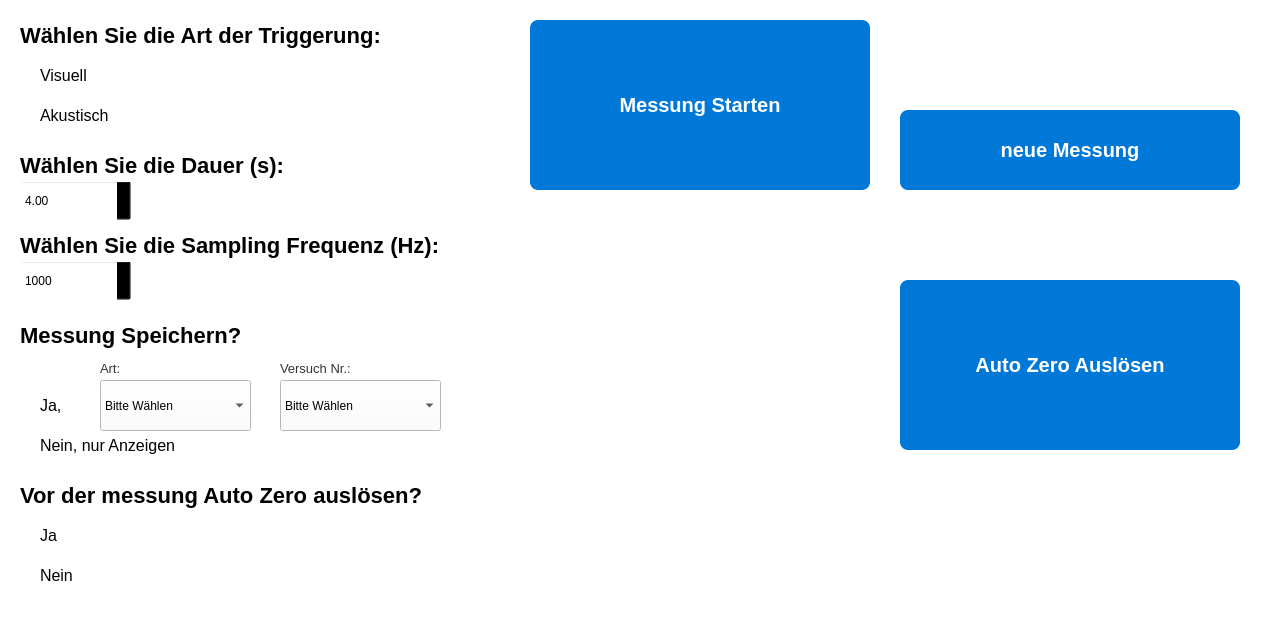
      <widget class="QWidget" name="Steuerung">
       <property name="font">
        <font>
         <pointsize>10</pointsize>
        </font>
       </property>
       <property name="styleSheet">
        <string notr="true">background-color: rgb(255, 255, 255);</string>
       </property>
       <attribute name="title">
        <string>Steuerung</string>
       </attribute>
       <widget class="QFrame" name="frame">
        <property name="geometry">
         <rect>
          <x>0</x>
          <y>0</y>
          <width>1271</width>
          <height>631</height>
         </rect>
        </property>
        <property name="styleSheet">
         <string notr="true">background-color: transparent;</string>
        </property>
        <property name="frameShape">
         <enum>QFrame::StyledPanel</enum>
        </property>
        <property name="frameShadow">
         <enum>QFrame::Raised</enum>
        </property>
        <widget class="QRadioButton" name="visuell">
         <property name="geometry">
          <rect>
           <x>20</x>
           <y>60</y>
           <width>150</width>
           <height>30</height>
          </rect>
         </property>
         <property name="font">
          <font>
           <pointsize>12</pointsize>
          </font>
         </property>
         <property name="text">
          <string>Visuell</string>
         </property>
         <property name="iconSize">
          <size>
           <width>50</width>
           <height>50</height>
          </size>
         </property>
        </widget>
        <widget class="QRadioButton" name="akustisch">
         <property name="geometry">
          <rect>
           <x>20</x>
           <y>100</y>
           <width>150</width>
           <height>30</height>
          </rect>
         </property>
         <property name="font">
          <font>
           <pointsize>12</pointsize>
          </font>
         </property>
         <property name="text">
          <string>Akustisch</string>
         </property>
         <property name="iconSize">
          <size>
           <width>50</width>
           <height>50</height>
          </size>
         </property>
        </widget>
        <widget class="QSpinBox" name="par_frequenz">
         <property name="geometry">
          <rect>
           <x>20</x>
           <y>260</y>
           <width>111</width>
           <height>41</height>
          </rect>
         </property>
         <property name="maximum">
          <number>2000</number>
         </property>
         <property name="singleStep">
          <number>100</number>
         </property>
         <property name="value">
          <number>1000</number>
         </property>
        </widget>
        <widget class="QDoubleSpinBox" name="par_dauer">
         <property name="geometry">
          <rect>
           <x>20</x>
           <y>180</y>
           <width>111</width>
           <height>41</height>
          </rect>
         </property>
         <property name="styleSheet">
          <string notr="true"/>
         </property>
         <property name="maximum">
          <double>20.000000000000000</double>
         </property>
         <property name="singleStep">
          <double>0.250000000000000</double>
         </property>
         <property name="value">
          <double>4.000000000000000</double>
         </property>
        </widget>
        <widget class="QLabel" name="dauer">
         <property name="geometry">
          <rect>
           <x>20</x>
           <y>150</y>
           <width>441</width>
           <height>31</height>
          </rect>
         </property>
         <property name="font">
          <font>
           <pointsize>-1</pointsize>
           <weight>75</weight>
           <bold>true</bold>
          </font>
         </property>
         <property name="styleSheet">
          <string notr="true">font-size: 22px;
font-weight: bold; /* Wenn es fett gedruckt sein soll */</string>
         </property>
         <property name="text">
          <string>Wählen Sie die Dauer (s):</string>
         </property>
        </widget>
        <widget class="QLabel" name="frequenz">
         <property name="geometry">
          <rect>
           <x>20</x>
           <y>230</y>
           <width>501</width>
           <height>31</height>
          </rect>
         </property>
         <property name="font">
          <font>
           <pointsize>-1</pointsize>
           <weight>75</weight>
           <bold>true</bold>
          </font>
         </property>
         <property name="styleSheet">
          <string notr="true">font-size: 22px;
font-weight: bold; /* Wenn es fett gedruckt sein soll */</string>
         </property>
         <property name="text">
          <string>Wählen Sie die Sampling Frequenz (Hz):</string>
         </property>
        </widget>
        <widget class="QLabel" name="status_neue_mess">
         <property name="geometry">
          <rect>
           <x>900</x>
           <y>200</y>
           <width>340</width>
           <height>60</height>
          </rect>
         </property>
         <property name="font">
          <font>
           <pointsize>-1</pointsize>
          </font>
         </property>
         <property name="styleSheet">
          <string notr="true">font-size: 15px;
/*font-weight: bold; /* Wenn es fett gedruckt sein soll */</string>
         </property>
         <property name="text">
          <string/>
         </property>
        </widget>
        <widget class="QLabel" name="status_mess_start">
         <property name="geometry">
          <rect>
           <x>530</x>
           <y>200</y>
           <width>340</width>
           <height>60</height>
          </rect>
         </property>
         <property name="font">
          <font>
           <pointsize>-1</pointsize>
          </font>
         </property>
         <property name="styleSheet">
          <string notr="true">font-size: 15px;
/*font-weight: bold; /* Wenn es fett gedruckt sein soll */</string>
         </property>
         <property name="text">
          <string/>
         </property>
        </widget>
        <widget class="QPushButton" name="btn_neue_messung">
         <property name="geometry">
          <rect>
           <x>900</x>
           <y>110</y>
           <width>340</width>
           <height>80</height>
          </rect>
         </property>
         <property name="font">
          <font>
           <pointsize>-1</pointsize>
           <weight>75</weight>
           <bold>true</bold>
          </font>
         </property>
         <property name="mouseTracking">
          <bool>false</bool>
         </property>
         <property name="tabletTracking">
          <bool>false</bool>
         </property>
         <property name="styleSheet">
          <string notr="true">



/* Der normale Zustand */
QPushButton {
    background-color: #0078d7;
    border-radius: 8px;
    padding: 10px;
    color: white;
	font-size: 20px;
	font-weight: bold;/* /* Wenn es fett gedruckt sein soll */
}

/* Der Zustand, während man draufdrückt */
QPushButton:pressed {
    background-color: #005a9e; /* Dunkleres Blau */
    border: 2px solid #ffffff;  /* Ein weißer Rahmen erscheint */
    padding-top: 12px;         /* Verschiebt den Text leicht nach unten */
    padding-left: 12px;        /* Erzeugt einen &quot;Eindrück-Effekt&quot; */
}

QPushButton:hover {
    background-color: #1e90ff; /* Etwas helleres Blau beim Drüberfahren */
}</string>
         </property>
         <property name="text">
          <string>neue Messung</string>
         </property>
         <property name="autoDefault">
          <bool>false</bool>
         </property>
        </widget>
        <widget class="QPushButton" name="btn_start_messung">
         <property name="geometry">
          <rect>
           <x>530</x>
           <y>20</y>
           <width>340</width>
           <height>170</height>
          </rect>
         </property>
         <property name="font">
          <font>
           <pointsize>-1</pointsize>
           <weight>75</weight>
           <bold>true</bold>
          </font>
         </property>
         <property name="mouseTracking">
          <bool>false</bool>
         </property>
         <property name="tabletTracking">
          <bool>false</bool>
         </property>
         <property name="styleSheet">
          <string notr="true">



/* Der normale Zustand */
QPushButton {
    background-color: #0078d7;
    border-radius: 8px;
    padding: 10px;
    color: white;
	font-size: 20px;
	font-weight: bold;/* /* Wenn es fett gedruckt sein soll */
}

/* Der Zustand, während man draufdrückt */
QPushButton:pressed {
    background-color: #005a9e; /* Dunkleres Blau */
    border: 2px solid #ffffff;  /* Ein weißer Rahmen erscheint */
    padding-top: 12px;         /* Verschiebt den Text leicht nach unten */
    padding-left: 12px;        /* Erzeugt einen &quot;Eindrück-Effekt&quot; */
}

QPushButton:hover {
    background-color: #1e90ff; /* Etwas helleres Blau beim Drüberfahren */
}</string>
         </property>
         <property name="text">
          <string>Messung Starten</string>
         </property>
         <property name="autoDefault">
          <bool>false</bool>
         </property>
        </widget>
        <widget class="QLabel" name="speichern">
         <property name="geometry">
          <rect>
           <x>20</x>
           <y>320</y>
           <width>441</width>
           <height>31</height>
          </rect>
         </property>
         <property name="font">
          <font>
           <pointsize>-1</pointsize>
           <weight>75</weight>
           <bold>true</bold>
          </font>
         </property>
         <property name="styleSheet">
          <string notr="true">font-size: 22px;
font-weight: bold; /* Wenn es fett gedruckt sein soll */</string>
         </property>
         <property name="text">
          <string>Messung Speichern?</string>
         </property>
        </widget>
        <widget class="QRadioButton" name="speichern_ja">
         <property name="geometry">
          <rect>
           <x>20</x>
           <y>390</y>
           <width>71</width>
           <height>30</height>
          </rect>
         </property>
         <property name="font">
          <font>
           <pointsize>12</pointsize>
          </font>
         </property>
         <property name="text">
          <string>Ja,</string>
         </property>
         <property name="iconSize">
          <size>
           <width>50</width>
           <height>50</height>
          </size>
         </property>
        </widget>
        <widget class="QRadioButton" name="speichern_nein">
         <property name="geometry">
          <rect>
           <x>20</x>
           <y>430</y>
           <width>221</width>
           <height>30</height>
          </rect>
         </property>
         <property name="font">
          <font>
           <pointsize>12</pointsize>
          </font>
         </property>
         <property name="text">
          <string>Nein, nur Anzeigen</string>
         </property>
         <property name="iconSize">
          <size>
           <width>50</width>
           <height>50</height>
          </size>
         </property>
        </widget>
        <widget class="QComboBox" name="box_art">
         <property name="geometry">
          <rect>
           <x>100</x>
           <y>380</y>
           <width>151</width>
           <height>51</height>
          </rect>
         </property>
         <property name="styleSheet">
          <string notr="true">    background-color: white;
    color: black;
    selection-background-color: #007bff; /* Farbe beim Drüberfahren (Blau) */
    selection-color: white;              /* Schriftfarbe beim Drüberfahren */
</string>
         </property>
         <item>
          <property name="text">
           <string>Bitte Wählen</string>
          </property>
         </item>
         <item>
          <property name="text">
           <string>Test</string>
          </property>
         </item>
         <item>
          <property name="text">
           <string>Athlet_1</string>
          </property>
         </item>
         <item>
          <property name="text">
           <string>Athlet_2</string>
          </property>
         </item>
         <item>
          <property name="text">
           <string>Athlet_3</string>
          </property>
         </item>
        </widget>
        <widget class="QComboBox" name="box_ver_nr">
         <property name="geometry">
          <rect>
           <x>280</x>
           <y>380</y>
           <width>161</width>
           <height>51</height>
          </rect>
         </property>
         <property name="styleSheet">
          <string notr="true">    background-color: white;
    color: black;
    selection-background-color: #007bff; /* Farbe beim Drüberfahren (Blau) */
    selection-color: white;              /* Schriftfarbe beim Drüberfahren */
</string>
         </property>
         <item>
          <property name="text">
           <string>Bitte Wählen</string>
          </property>
         </item>
         <item>
          <property name="text">
           <string>1</string>
          </property>
         </item>
         <item>
          <property name="text">
           <string>2</string>
          </property>
         </item>
         <item>
          <property name="text">
           <string>3</string>
          </property>
         </item>
         <item>
          <property name="text">
           <string>4</string>
          </property>
         </item>
         <item>
          <property name="text">
           <string>5</string>
          </property>
         </item>
         <item>
          <property name="text">
           <string>6</string>
          </property>
         </item>
         <item>
          <property name="text">
           <string>7</string>
          </property>
         </item>
         <item>
          <property name="text">
           <string>8</string>
          </property>
         </item>
         <item>
          <property name="text">
           <string>9</string>
          </property>
         </item>
         <item>
          <property name="text">
           <string>10</string>
          </property>
         </item>
        </widget>
        <widget class="QLabel" name="label_ver_nr">
         <property name="geometry">
          <rect>
           <x>280</x>
           <y>360</y>
           <width>131</width>
           <height>16</height>
          </rect>
         </property>
         <property name="font">
          <font>
           <pointsize>10</pointsize>
          </font>
         </property>
         <property name="styleSheet">
          <string notr="true">font-size: 10pt;
color: #333333; /* Ein dunkles Grau/Schwarz für die Lesbarkeit */
</string>
         </property>
         <property name="text">
          <string>Versuch Nr.:</string>
         </property>
        </widget>
        <widget class="QLabel" name="label_art">
         <property name="geometry">
          <rect>
           <x>100</x>
           <y>360</y>
           <width>131</width>
           <height>16</height>
          </rect>
         </property>
         <property name="font">
          <font>
           <pointsize>10</pointsize>
          </font>
         </property>
         <property name="styleSheet">
          <string notr="true">font-size: 10pt;
color: #333333; /* Ein dunkles Grau/Schwarz für die Lesbarkeit */
</string>
         </property>
         <property name="text">
          <string>Art:</string>
         </property>
        </widget>
        <widget class="QLabel" name="status_speichern">
         <property name="geometry">
          <rect>
           <x>530</x>
           <y>380</y>
           <width>340</width>
           <height>60</height>
          </rect>
         </property>
         <property name="font">
          <font>
           <pointsize>-1</pointsize>
          </font>
         </property>
         <property name="styleSheet">
          <string notr="true">font-size: 15px;
/*font-weight: bold; /* Wenn es fett gedruckt sein soll */</string>
         </property>
         <property name="text">
          <string/>
         </property>
         <property name="wordWrap">
          <bool>true</bool>
         </property>
        </widget>
        <widget class="QLabel" name="art_trigg">
         <property name="geometry">
          <rect>
           <x>20</x>
           <y>20</y>
           <width>441</width>
           <height>31</height>
          </rect>
         </property>
         <property name="font">
          <font>
           <pointsize>-1</pointsize>
           <weight>75</weight>
           <bold>true</bold>
          </font>
         </property>
         <property name="styleSheet">
          <string notr="true">font-size: 22px;
font-weight: bold; /* Wenn es fett gedruckt sein soll */</string>
         </property>
         <property name="text">
          <string>Wählen Sie die Art der Triggerung:</string>
         </property>
        </widget>
        <widget class="QFrame" name="signal_frame">
         <property name="geometry">
          <rect>
           <x>-1</x>
           <y>-40</y>
           <width>1261</width>
           <height>661</height>
          </rect>
         </property>
         <property name="frameShape">
          <enum>QFrame::StyledPanel</enum>
         </property>
         <property name="frameShadow">
          <enum>QFrame::Raised</enum>
         </property>
        </widget>
        <widget class="QPushButton" name="btn_auto_zero">
         <property name="geometry">
          <rect>
           <x>900</x>
           <y>280</y>
           <width>340</width>
           <height>170</height>
          </rect>
         </property>
         <property name="font">
          <font>
           <pointsize>-1</pointsize>
           <weight>75</weight>
           <bold>true</bold>
          </font>
         </property>
         <property name="mouseTracking">
          <bool>false</bool>
         </property>
         <property name="tabletTracking">
          <bool>false</bool>
         </property>
         <property name="styleSheet">
          <string notr="true">



/* Der normale Zustand */
QPushButton {
    background-color: #0078d7;
    border-radius: 8px;
    padding: 10px;
    color: white;
	font-size: 20px;
	font-weight: bold;/* /* Wenn es fett gedruckt sein soll */
}

/* Der Zustand, während man draufdrückt */
QPushButton:pressed {
    background-color: #005a9e; /* Dunkleres Blau */
    border: 2px solid #ffffff;  /* Ein weißer Rahmen erscheint */
    padding-top: 12px;         /* Verschiebt den Text leicht nach unten */
    padding-left: 12px;        /* Erzeugt einen &quot;Eindrück-Effekt&quot; */
}

QPushButton:hover {
    background-color: #1e90ff; /* Etwas helleres Blau beim Drüberfahren */
}</string>
         </property>
         <property name="text">
          <string>Auto Zero Auslösen</string>
         </property>
         <property name="autoDefault">
          <bool>false</bool>
         </property>
        </widget>
        <widget class="QLabel" name="status_auto_zero">
         <property name="geometry">
          <rect>
           <x>900</x>
           <y>460</y>
           <width>340</width>
           <height>101</height>
          </rect>
         </property>
         <property name="font">
          <font>
           <pointsize>-1</pointsize>
          </font>
         </property>
         <property name="styleSheet">
          <string notr="true">font-size: 15px;
/*font-weight: bold; /* Wenn es fett gedruckt sein soll */</string>
         </property>
         <property name="text">
          <string/>
         </property>
         <property name="wordWrap">
          <bool>true</bool>
         </property>
        </widget>
        <widget class="QLabel" name="autozer_frage_label">
         <property name="geometry">
          <rect>
           <x>20</x>
           <y>480</y>
           <width>501</width>
           <height>31</height>
          </rect>
         </property>
         <property name="font">
          <font>
           <pointsize>-1</pointsize>
           <weight>75</weight>
           <bold>true</bold>
          </font>
         </property>
         <property name="styleSheet">
          <string notr="true">font-size: 22px;
font-weight: bold; /* Wenn es fett gedruckt sein soll */</string>
         </property>
         <property name="text">
          <string>Vor der messung Auto Zero auslösen?</string>
         </property>
        </widget>
        <widget class="QRadioButton" name="auto_zero_ja">
         <property name="geometry">
          <rect>
           <x>20</x>
           <y>520</y>
           <width>71</width>
           <height>30</height>
          </rect>
         </property>
         <property name="font">
          <font>
           <pointsize>12</pointsize>
          </font>
         </property>
         <property name="text">
          <string>Ja</string>
         </property>
         <property name="iconSize">
          <size>
           <width>50</width>
           <height>50</height>
          </size>
         </property>
        </widget>
        <widget class="QRadioButton" name="auto_zero_nein">
         <property name="geometry">
          <rect>
           <x>20</x>
           <y>560</y>
           <width>221</width>
           <height>30</height>
          </rect>
         </property>
         <property name="font">
          <font>
           <pointsize>12</pointsize>
          </font>
         </property>
         <property name="text">
          <string>Nein</string>
         </property>
         <property name="iconSize">
          <size>
           <width>50</width>
           <height>50</height>
          </size>
         </property>
        </widget>
        <zorder>akustisch</zorder>
        <zorder>visuell</zorder>
        <zorder>par_frequenz</zorder>
        <zorder>par_dauer</zorder>
        <zorder>dauer</zorder>
        <zorder>frequenz</zorder>
        <zorder>status_neue_mess</zorder>
        <zorder>status_mess_start</zorder>
        <zorder>btn_neue_messung</zorder>
        <zorder>btn_start_messung</zorder>
        <zorder>speichern</zorder>
        <zorder>speichern_ja</zorder>
        <zorder>speichern_nein</zorder>
        <zorder>box_art</zorder>
        <zorder>box_ver_nr</zorder>
        <zorder>label_ver_nr</zorder>
        <zorder>label_art</zorder>
        <zorder>status_speichern</zorder>
        <zorder>art_trigg</zorder>
        <zorder>signal_frame</zorder>
        <zorder>btn_auto_zero</zorder>
        <zorder>status_auto_zero</zorder>
        <zorder>autozer_frage_label</zorder>
        <zorder>auto_zero_ja</zorder>
        <zorder>auto_zero_nein</zorder>
       </widget>
      </widget>
